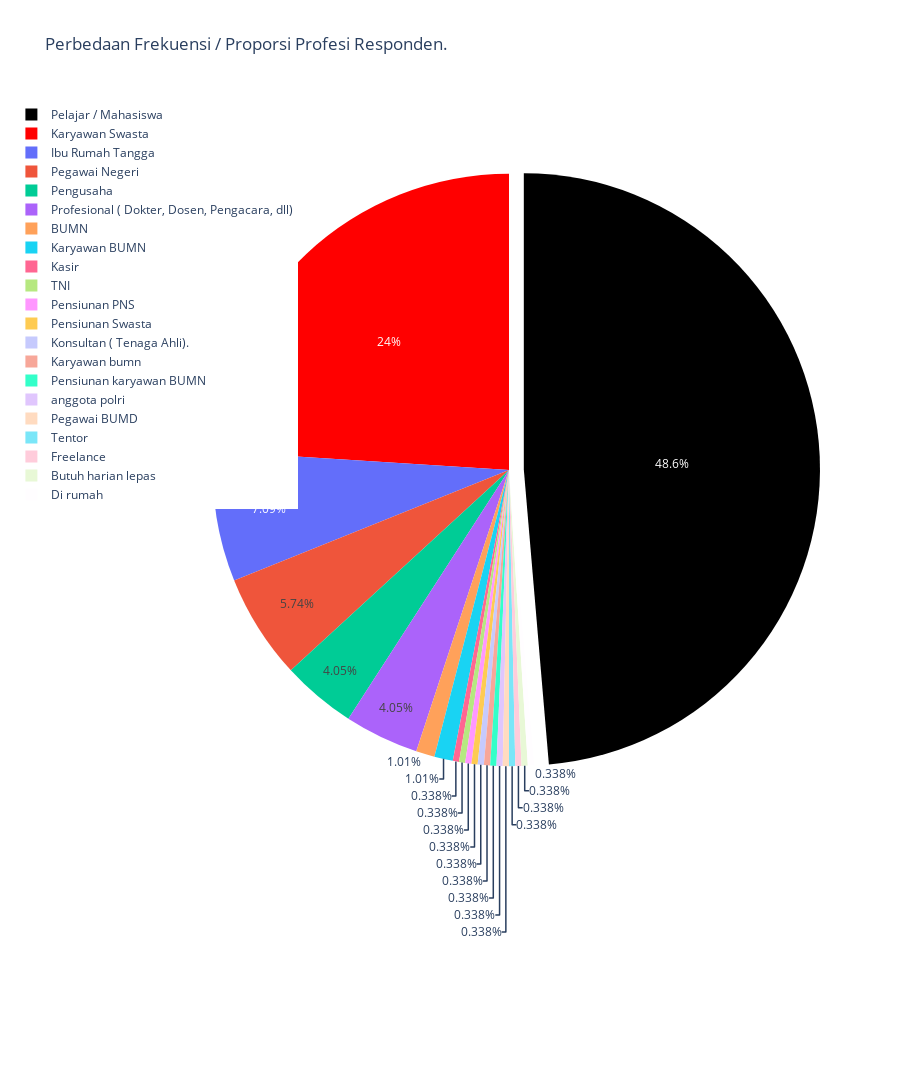

The cell this chart's notebook holds for it:
### Code cell
# Soal 7. 
# Buat bar chart / pie chart/ donut chart yang menunjukkan perbedaan frekuensi / proporsi profesi responden.

col = "Pekerjaan"
grouped = df[col].value_counts().reset_index()
grouped = grouped.rename(columns = {col : "count", "index" : col})

## plot
trace = go.Pie(labels=grouped[col], values=grouped['count'], pull=[0.05, 0], marker=dict(colors=["black", "red"]))
layout = go.Layout(title="Perbedaan Frekuensi / Proporsi Profesi Responden.", height=1500, legend=dict(x=-0.3, y=1))
fig = go.Figure(data = [trace], layout = layout)
iplot(fig)

### Figure 1 — Plotly figure (JSON) as saved in the notebook; plotly's stock layout.template omitted (floating-point values rounded to 4 significant figures)
{"data": [{"labels": ["Pelajar / Mahasiswa", "Karyawan Swasta", "Ibu Rumah Tangga", "Pegawai Negeri", "Pengusaha", "Profesional ( Dokter, Dosen, Pengacara, dll)", "BUMN", "Karyawan BUMN", "Kasir", "TNI", "Pensiunan PNS", "Pensiunan Swasta", "Konsultan ( Tenaga Ahli). ", "Karyawan bumn", "Pensiunan karyawan BUMN", "anggota polri", "Pegawai BUMD", "Tentor", "Freelance", "Butuh harian lepas", "Di rumah"], "marker": {"colors": ["black", "red"]}, "pull": [0.05, 0], "type": "pie", "values": [144, 71, 21, 17, 12, 12, 3, 3, 1, 1, 1, 1, 1, 1, 1, 1, 1, 1, 1, 1, 1]}], "layout": {"height": 1500, "legend": {"x": -0.3, "y": 1}, "title": {"text": "Perbedaan Frekuensi / Proporsi Profesi Responden."}}}
